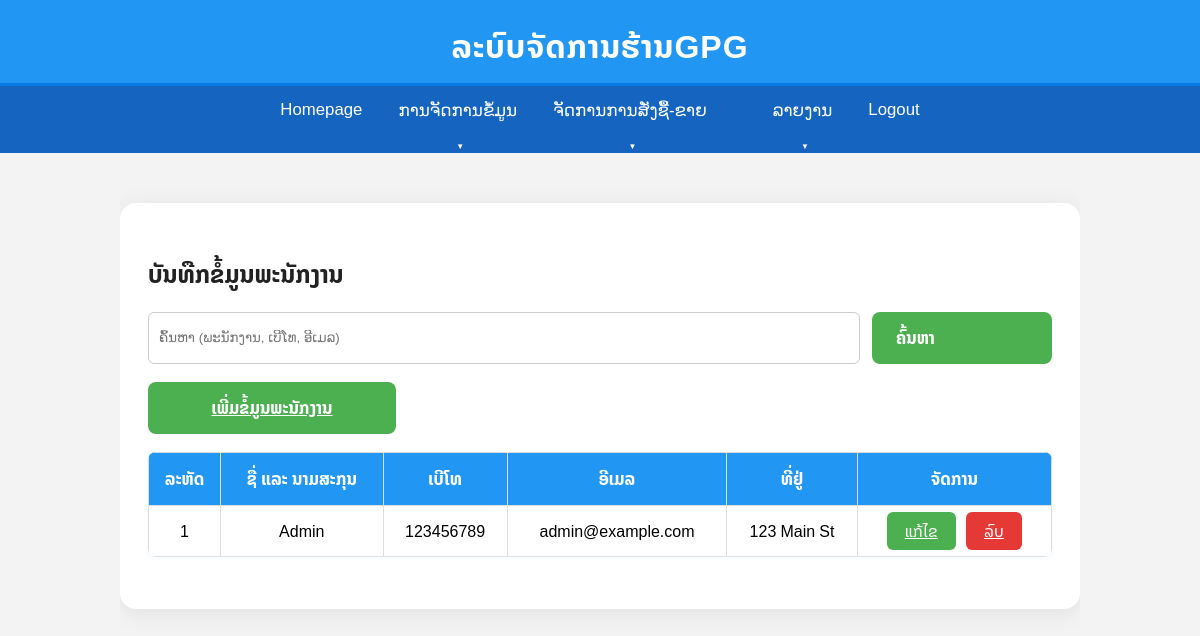
The page /staff_data.php on the database as committed earlier.
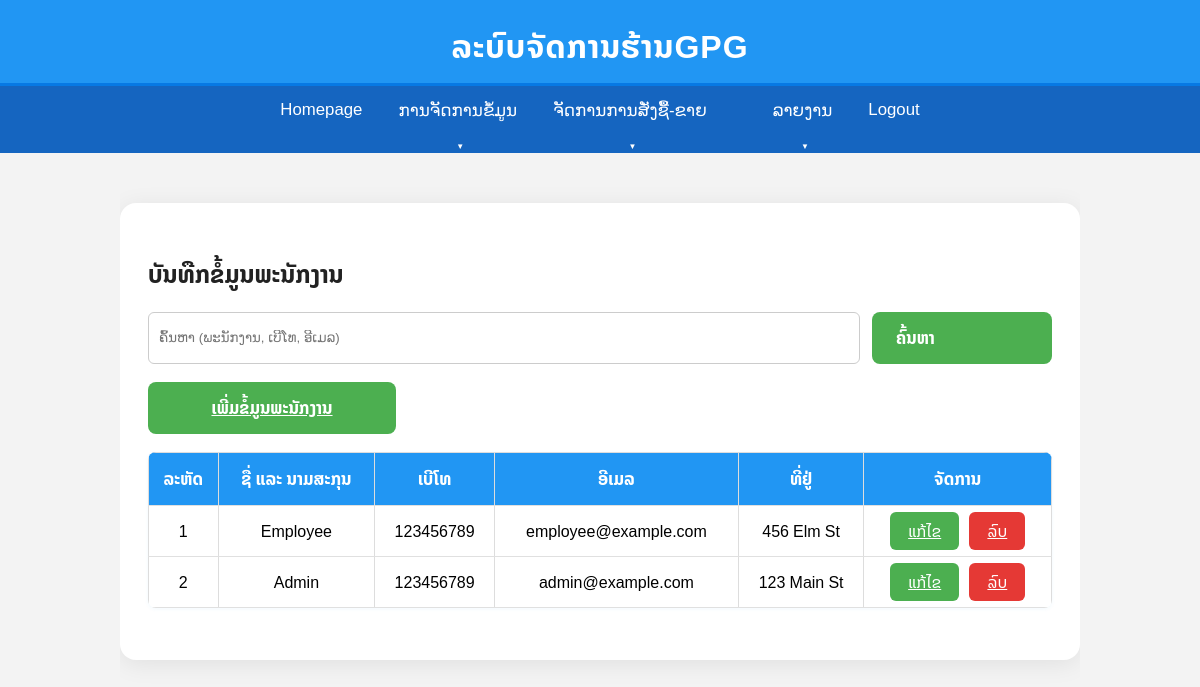
The same page on the database as committed later.
### tables this page shows
CREATE TABLE Employee (
    emp_id INT AUTO_INCREMENT PRIMARY KEY,
    emp_name VARCHAR(255) NOT NULL,
    tel VARCHAR(20),
    password VARCHAR(255) NOT NULL,
    email VARCHAR(255) UNIQUE,
    address TEXT,
    role ENUM('admin', 'employee') NOT NULL DEFAULT 'employee'
);

### staff_data.php (the view, shortened to what this page needs)
<?php
include 'db/connection.php';
$search = isset($_GET['search']) ? $_GET['search'] : '';
$staffList = [];
$sql = "SELECT emp_id, emp_name, tel, email, address FROM Employee WHERE emp_name LIKE CONCAT('%',?,'%') OR tel LIKE CONCAT('%',?,'%') OR email LIKE CONCAT('%',?,'%') ORDER BY emp_id DESC";
$stmt = $conn->prepare($sql);
$stmt->bind_param('sss', $search, $search, $search);
$stmt->execute();
$result = $stmt->get_result();
while ($row = $result->fetch_assoc()) { $staffList[] = $row; }
?>
<!DOCTYPE html>
<html lang="lo">
<head>
    <link rel="stylesheet" href="assets/css/style.css">
</head>
<?php include 'includes/navbar.php'; ?>
<div class="container">
    <div class="dashboard-container">
        <h2 class="dashboard-title" style="margin-bottom: 18px;">ບັນທືກຂໍ້ມູນພະນັກງານ</h2>
        <form method="get" style="display:flex;gap:12px;margin-bottom:18px;">
            <input type="text" name="search" placeholder="ຄົ້ນຫາ (ພະນັກງານ, ເບີໂທ, ອີເມລ)" value="<?php echo htmlspecialchars($search); ?>" style="flex:1;padding:10px;border-radius:6px;border:1px solid #ccc;">
            <button type="submit" class="dashboard-add-btn" style="width:180px;">ຄົ້ນຫາ</button>
        </form>
        <a href="staff_add.php" class="dashboard-add-btn" onclick="window.open('staff_add.php','addstaff','width=600,height=620'); return false;" style="margin-bottom:18px;width:200px;display:inline-block;text-align:center;">ເພີ່ມຂໍ້ມູນພະນັກງານ</a>
        <table class="dashboard-table">
            <thead>
                <tr>
                    <th>ລະຫັດ</th>
                    <th>ຊື່ ແລະ ນາມສະກຸນ</th>
                    <th>ເບີໂທ</th>
                    <th>ອີເມລ</th>
                    <th>ທີ່ຢູ່</th>
                    <th>ຈັດການ</th>
                </tr>
            </thead>
            <tbody id="staffTableBody">
<?php if (empty($staffList)): ?>
    <tr><td colspan="6" style="text-align:center;">ບໍ່ມີຂໍ້ມູນ</td></tr>
<?php else: ?>
<?php foreach ($staffList as $index => $st): ?>
    <tr>
        <td><?php echo $index + 1; ?></td>
        <td><?php echo htmlspecialchars($st['emp_name']); ?></td>
        <td><?php echo htmlspecialchars($st['tel']); ?></td>
        <td><?php echo htmlspecialchars($st['email']); ?></td>
        <td><?php echo htmlspecialchars($st['address']); ?></td>
        <td>
            <a class="dashboard-edit-btn" href="staff_edit.php?id=<?php echo $st['emp_id']; ?>" onclick="window.open(this.href,'editstaff','width=600,height=620'); return false;">ແກ້ໄຂ</a>
            <a class="dashboard-delete-btn" href="staff_delete.php?id=<?php echo $st['emp_id']; ?>" onclick="return confirm('ຢືນຢັນການລົບ?');">ລົບ</a>
        </td>
    </tr>
<?php endforeach; ?>
<?php endif; ?>
</tbody>
        </table>
    </div>
</div>
</html>

### includes/navbar.php (shortened to what this page needs)
<!DOCTYPE html>
<html lang="lo">
<head>
    <link rel="stylesheet" href="/Store system GPG/assets/css/style.css">
</head>
<body>
    <header class="gpg-header">
        <h1 class="gpg-navbar-title">ລະບົບຈັດການຮ້ານGPG</h1>
    </header>
    <nav class="gpg-navbar">
        <ul>
            <li><a href="index.php">Homepage</a></li>
            <li class="dropdown">
                <a href="#" class="dropbtn">ການຈັດການຂໍ້ມູນ</a>
            </li>
            <li class="dropdown">
                <a href="#" class="dropbtn">ຈັດການການສັ່ງຊື້-ຂາຍ</a>
            </li>
            <a href="warehouse.php"></a>
            <li class="dropdown">
                <a href="#" class="dropbtn">ລາຍງານ</a>
            </li>
            <li style="float:right"><a href="logout.php">Logout</a></li>
        </ul>
    </nav>
</body>
</html>

### assets/css/style.css (style rules this page uses)
body { font-family: Arial, sans-serif; background-color: #f4f4f4; margin: 0; padding: 0; }
body { background: #f3f3f3; }
.container { width: 80%; margin: auto; overflow: hidden; padding: 20px 0; }
header { background: #333; color: #fff; padding: 20px 0; text-align: center; border-bottom: #0779e4 3px solid; }
nav { background: #444; padding: 10px; }
nav ul { padding: 0; margin: 0; list-style: none; text-align: center; }
nav ul li { display: inline; margin-right: 20px; }
nav a { color: #fff; text-decoration: none; display: inline-block; padding: 10px 15px; }
.dropdown { position: relative; display: inline-block; }
.dropdown:after { content: '▼'; font-size: 8px; margin-left: 5px; color: #fff; }
table { width: 100%; border-collapse: collapse; }
th, td { border: 1px solid #ddd; padding: 8px; text-align: left; }
th { background-color: #f2f2f2; }
.gpg-header { background: #2196f3; padding: 20px 0 10px 0; text-align: center; }
.gpg-navbar-title { color: #fff; font-size: 2rem; font-family: 'Noto Sans Lao', 'Phetsarath OT', Arial, sans-serif; margin: 0; font-weight: 700; letter-spacing: 1px; }
.gpg-navbar { background: #1565c0; padding: 0; }
.gpg-navbar ul { list-style: none; margin: 0; padding: 0; display: flex; justify-content: center; }
.gpg-navbar ul li { margin: 0 18px; }
.gpg-navbar ul li a { display: block; color: #fff; text-decoration: none; font-size: 1.05rem; font-weight: 500; padding: 14px 0; transition: color 0.2s; }
.dashboard-container { max-width: 950px; margin: 30px auto; background: #fff; border-radius: 16px; box-shadow: 0 4px 24px rgba(0,0,0,0.08); padding: 32px 28px 28px 28px; font-family: 'Noto Sans Lao', Arial, sans-serif; }
.dashboard-title { font-size: 1.5rem; font-weight: 700; color: #222; font-family: 'Noto Sans Lao', Arial, sans-serif; margin-bottom: 12px; }
.dashboard-add-btn { background: #4caf50; color: #fff; border: none; border-radius: 8px; padding: 12px 24px; font-size: 1.05rem; font-family: 'Noto Sans Lao', Arial, sans-serif; font-weight: 600; cursor: pointer; transition: background 0.2s; display: block; width: 200px; text-align: left; }
.dashboard-table { width: 100%; border-collapse: collapse; margin-bottom: 1.5rem; background: #fff; border-radius: 8px; overflow: hidden; box-shadow: 0 1px 4px rgba(33,150,243,0.06); }
.dashboard-table th, .dashboard-table td { padding: 12px 8px; text-align: center; border-bottom: 1px solid #e0e0e0; font-family: 'Noto Sans Lao', Arial, sans-serif; }
.dashboard-table th { background: #2196f3; color: #fff; font-weight: 700; font-size: 1.05rem; }
.dashboard-edit-btn { background: #4caf50; color: #fff; border: none; border-radius: 6px; padding: 6px 18px; font-size: 1rem; cursor: pointer; font-weight: 500; margin-right: 6px; transition: background 0.2s; }
.dashboard-delete-btn { background: #e53935; color: #fff; border: none; border-radius: 6px; padding: 6px 18px; font-size: 1rem; cursor: pointer; font-weight: 500; transition: background 0.2s; }

Rows that differ between the two databases and show on the page:
added employee: emp_name "Employee", tel "123456789", email "employee@example.com", address "456 Elm St"
